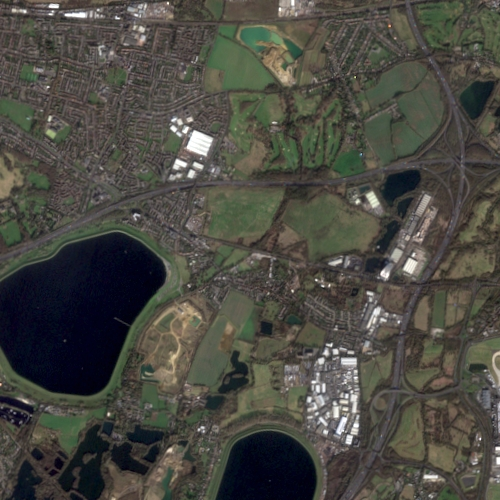
#> input picture ori.jpg, 500 x 500 px
$ jupyter execute test2.ipynb
#> lines starting #> are read from the running program, lines starting #| are printed output that depends on the picture
[cell 1]
from PIL import Image
import numpy as np
import matplotlib.pyplot as plt
import os
import cv2
from matplotlib.font_manager import FontProperties
import argparse
from datetime import datetime

[cell 2]
import numpy as np
import cv2 as cv
from matplotlib import pyplot as plt

img = cv.imread('ori.jpg', cv.IMREAD_GRAYSCALE)
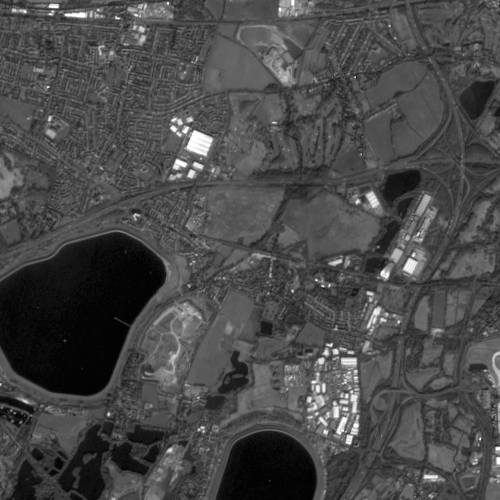
#> img: shape (500, 500); min 0, max 255, mean 73.2
assert img is not None, "file could not be read, check with os.path.exists()"
edges = cv.Canny(img,50,150)
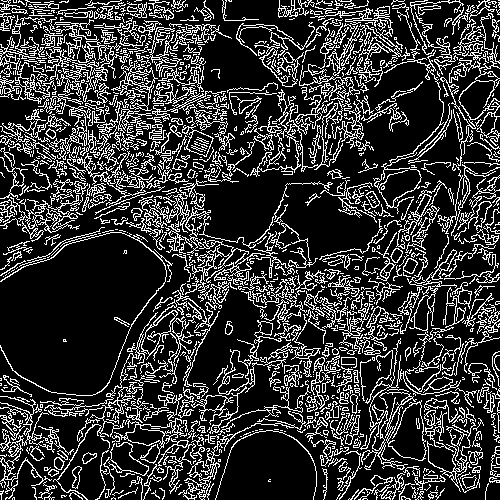
#> edges: shape (500, 500); 21.2% white in thin lines or dots

plt.imshow(edges,cmap = 'gray')
plt.show()
